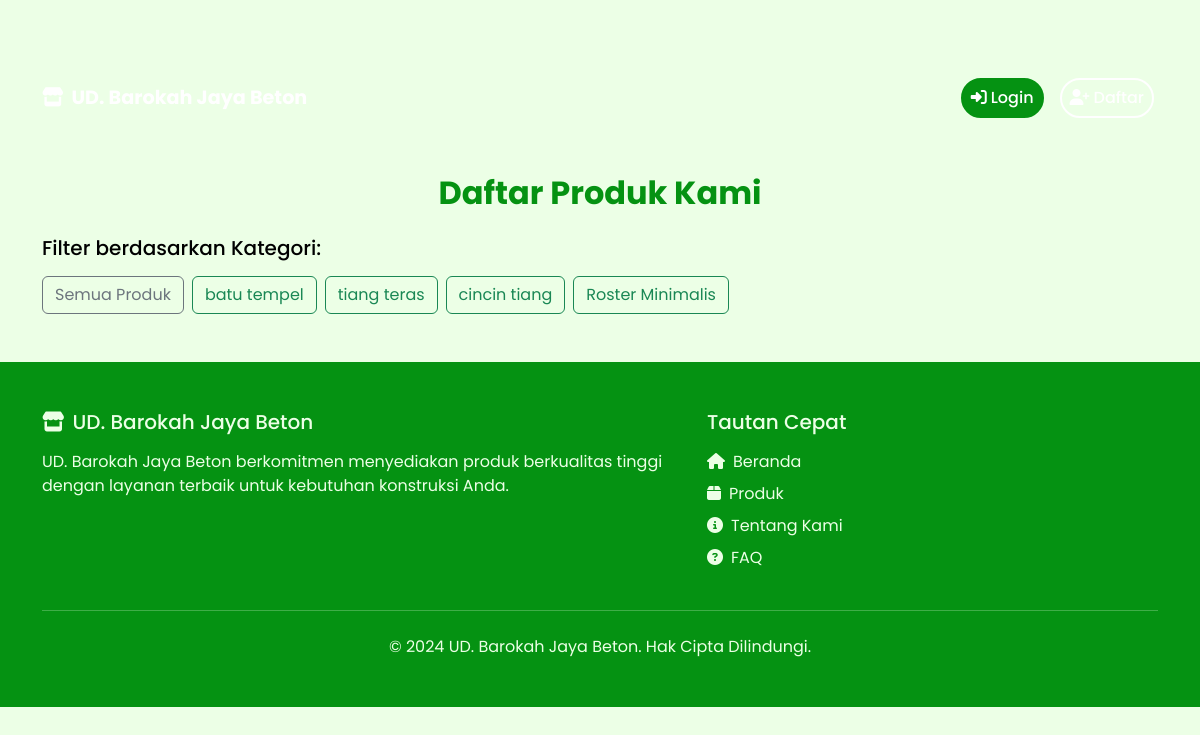
Before: /produk/public/?kategori=9 with the older database file.
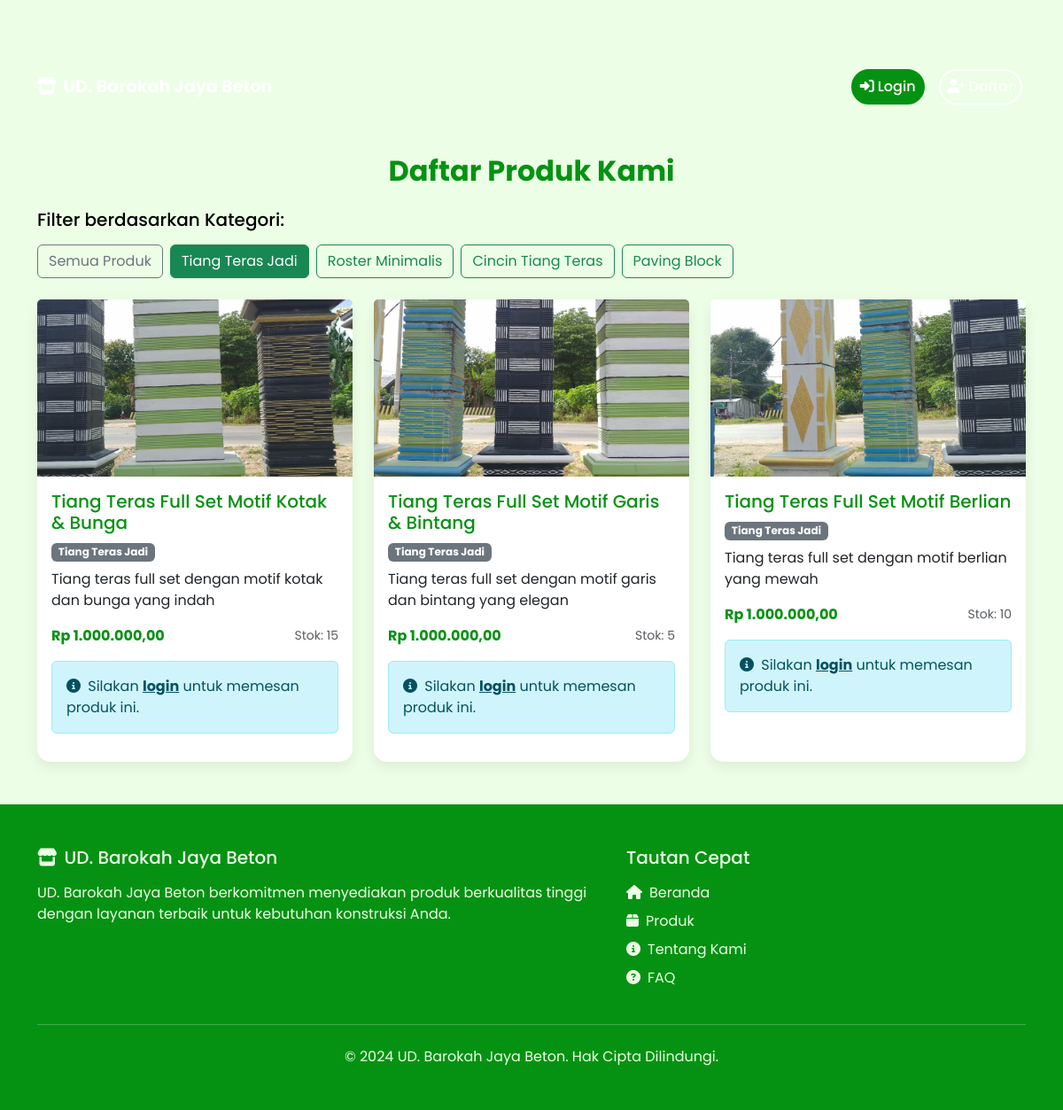
After: the same page with the newer database file.
### admin_dashboard/models.py (models this page shows, shortened)
class Kategori(models.Model):
    nama_kategori = models.CharField(max_length=255, verbose_name="Nama Kategori")
    class Meta:
        verbose_name_plural = "Kategori"
        db_table = 'kategori'

class Produk(models.Model):
    nama_produk = models.CharField(max_length=255, verbose_name="Nama Produk")
    deskripsi_produk = models.TextField(verbose_name="Deskripsi Produk")
    foto_produk = models.ImageField(upload_to='produk_images/', verbose_name="Foto Produk")
    stok_produk = models.IntegerField(verbose_name="Stok Produk")
    harga_produk = models.DecimalField(max_digits=10, decimal_places=2, verbose_name="Harga Produk")
    kategori = models.ForeignKey(Kategori, on_delete=models.SET_NULL, blank=True, null=True, verbose_name="Kategori")
    class Meta:
        verbose_name_plural = "Produk"
        db_table = 'produk'

### admin_dashboard/views.py (the view)
# urls.py: path('produk/public/', views.produk_list_public, name='produk_list_public'),
def produk_list_public(request):
    kategori_list = Kategori.objects.all()
    kategori_id = request.GET.get('kategori')
    if kategori_id:
        produk = Produk.objects.filter(kategori_id=kategori_id)
    else:
        produk = Produk.objects.all()
    for p in produk:
        diskon_produk = DiskonPelanggan.objects.filter(
            produk=p,
            status='aktif'
        ).first()
        if not diskon_produk:
            diskon_produk = DiskonPelanggan.objects.filter(
                produk__isnull=True,  # General discount
                status='aktif'
            ).first()
        p.diskon_aktif = diskon_produk
    context = {
        'produk': produk,
        'kategori_list': kategori_list,
        'kategori_terpilih': kategori_id
    }
    return render(request, 'product_list_public.html', context)

### admin_dashboard/context_processors.py (called while the page is built)
def transaksi_notification_count(request):
    count = Transaksi.objects.filter(
        status_transaksi__in=['DIPROSES', 'BARU']
    ).count()
    return {
        'new_transaction_count': count
    }

### templates/product_list_public.html (shortened to what this page needs)
{% load static %}
{% load humanize %}
<!DOCTYPE html>
<html lang="en">
<head>
    <link href="https://cdn.jsdelivr.net/npm/bootstrap@5.3.0/dist/css/bootstrap.min.css" rel="stylesheet">
    <link rel="stylesheet" href="https://cdnjs.cloudflare.com/ajax/libs/font-awesome/6.4.0/css/all.min.css">
</head>
<body>
    {% include 'navbar_public.html' %}
    <section class="container my-5">
        <div class="row">
            <div class="col-12">
                <h2 class="mb-4 text-center fw-bold" style="color: #059212;">Daftar Produk Kami</h2>
                <div class="mb-4">
                    <h5 class="mb-3">Filter berdasarkan Kategori:</h5>
                    <div class="d-flex flex-wrap gap-2">
                        <a href="{% url 'produk_list_public' %}" class="btn btn-outline-secondary {% if not kategori_terpilih %}active{% endif %}">
                            Semua Produk
                        </a>
                        {% for kategori in kategori_list %}
                            <a href="?kategori={{ kategori.id }}" class="btn btn-outline-success {% if kategori.id|stringformat:'s' == kategori_terpilih %}active{% endif %}">
                                {{ kategori.nama_kategori }}
                            </a>
                        {% endfor %}
                    </div>
                </div>
            </div>
        </div>
        <div class="row g-4">
            {% for p in produk %}
            <div class="col-md-4 col-sm-6">
                <div class="card card-custom h-100 position-relative">
                    <img src="{{ p.foto_produk.url }}" class="card-img-top" alt="{{ p.nama_produk }}" style="height: 200px; object-fit: cover;">
                    <div class="card-body">
                        <h5 class="card-title product-title">{{ p.nama_produk }}</h5>
                        {% if p.kategori %}
                            <span class="badge bg-secondary mb-2">{{ p.kategori.nama_kategori }}</span>
                        {% endif %}
                        <p class="card-text product-description">{{ p.deskripsi_produk|truncatewords:20 }}</p>
                        <div class="d-flex justify-content-between align-items-center mb-3">
                            <span class="fw-bold product-price">Rp {{ p.harga_produk|intcomma }}</span>
                            <small class="text-muted">Stok: {{ p.stok_produk|intcomma }}</small>
                        </div>
                        <div class="alert alert-info" role="alert">
                            <i class="fas fa-info-circle me-1"></i>
                            Silakan <a href="{% url 'login_pelanggan' %}" class="alert-link">login</a> untuk memesan produk ini.
                        </div>
                    </div>
                </div>
            </div>
            {% endfor %}
        </div>
    </section>
    {% include 'footer.html' %}
</body>
</html>

### templates/navbar_public.html (shortened to what this page needs)
{% load static %}
<nav class="navbar navbar-expand-lg navbar-custom-public navbar-hero" id="mainNavbar">
    <div class="container">
        <a class="navbar-brand fw-bold" href="{% url 'beranda_umum' %}">
            <i class="fas fa-store me-2"></i>UD. Barokah Jaya Beton
        </a>
        <div class="collapse navbar-collapse" id="navbarNavPublic">
            <ul class="navbar-nav ms-auto mb-2 mb-lg-0">
                <li class="nav-item me-2">
                    <a class="nav-link btn btn-login" href="{% url 'login_pelanggan' %}">
                        <i class="fas fa-sign-in-alt me-1"></i>Login
                    </a>
                </li>
                <li class="nav-item">
                    <a class="nav-link btn btn-register" href="{% url 'register_pelanggan' %}">
                        <i class="fas fa-user-plus me-1"></i>Daftar
                    </a>
                </li>
            </ul>
        </div>
    </div>
</nav>

### templates/footer.html
{% load static %}
<footer class="mt-5 py-5" style="background-color: #059212; color: #ECFFE6;">
    <div class="container">
        <div class="row g-4">
            <div class="col-md-7">
                <h5 class="mb-3">
                    <i class="fas fa-store me-2"></i>UD. Barokah Jaya Beton
                </h5>
                <p>UD. Barokah Jaya Beton berkomitmen menyediakan produk berkualitas tinggi dengan layanan terbaik untuk kebutuhan konstruksi Anda.</p>
            </div>
            <div class="col-md-5">
                <h5 class="mb-3">Tautan Cepat</h5>
                <ul class="list-unstyled">
                    <li class="mb-2"><a href="{% url 'beranda_umum' %}" class="text-decoration-none" style="color: #ECFFE6;"><i class="fas fa-home me-2"></i>Beranda</a></li>
                    <li class="mb-2"><a href="{% url 'produk_list' %}" class="text-decoration-none" style="color: #ECFFE6;"><i class="fas fa-box me-2"></i>Produk</a></li>
                    <li class="mb-2"><a href="#" class="text-decoration-none" style="color: #ECFFE6;"><i class="fas fa-info-circle me-2"></i>Tentang Kami</a></li>
                    <li class="mb-2"><a href="#" class="text-decoration-none" style="color: #ECFFE6;"><i class="fas fa-question-circle me-2"></i>FAQ</a></li>
                </ul>
            </div>
        </div>
        <hr class="my-4" style="border-color: #ECFFE6;">
        <div class="text-center">
            <p class="mb-0">&copy; 2024 UD. Barokah Jaya Beton. Hak Cipta Dilindungi.</p>
        </div>
    </div>
</footer>

### templates/product_list_public.html (style rules this page uses)
body { font-family: 'Poppins', sans-serif; background-color: #ECFFE6; padding-top: 70px; color: #000000; }
.navbar-brand { font-weight: 700; color: #ECFFE6 !important; font-size: 1.2rem; }
.nav-link { color: #ECFFE6 !important; font-weight: 500; transition: all 0.3s ease; }
.card-custom { border-radius: 15px; border: none; box-shadow: 0 5px 15px rgba(0, 0, 0, 0.08); transition: transform 0.3s ease, box-shadow 0.3s ease; background-color: #FFFFFF; }
.product-title { color: #059212; }
.product-price { color: #059212; }

### templates/navbar_public.html (style rules this page uses)
.navbar-brand { color: #FFFFFF !important; font-weight: 700; font-size: 1.2rem; transition: all 0.3s ease; }
.nav-link { color: #FFFFFF !important; font-weight: 500; transition: all 0.3s ease; position: relative; padding: 0.5rem 1rem; border-radius: 5px; margin: 0 0.25rem; }
.btn-login { background-color: #059212; border: 2px solid #059212; color: #FFFFFF !important; border-radius: 30px; padding: 0.375rem 1.25rem; font-weight: 500; transition: all 0.3s ease; }
.btn-register { background-color: transparent; border: 2px solid #FFFFFF; color: #FFFFFF !important; border-radius: 30px; padding: 0.375rem 1.25rem; font-weight: 500; transition: all 0.3s ease; }

Changed rows visible on the page:
removed Kategori: nama_kategori "batu tempel"
removed Kategori: nama_kategori "tiang teras"
removed Kategori: nama_kategori "cincin tiang"
added Kategori: nama_kategori "Tiang Teras Jadi"
added Kategori: nama_kategori "Cincin Tiang Teras"
added Kategori: nama_kategori "Paving Block"
added Produk: foto_produk (picture), nama_produk "Tiang Teras Full Set Motif Kotak & Bunga", kategori.nama_kategori "Tiang Teras Jadi", deskripsi_produk "Tiang teras full set dengan motif kotak dan bunga yang indah", harga_produk "1.000.000,00", stok_produk "15"
added Produk: foto_produk (picture), nama_produk "Tiang Teras Full Set Motif Garis & Bintang", kategori.nama_kategori "Tiang Teras Jadi", deskripsi_produk "Tiang teras full set dengan motif garis dan bintang yang elegan", harga_produk "1.000.000,00", stok_produk "5"
added Produk: foto_produk (picture), nama_produk "Tiang Teras Full Set Motif Berlian", kategori.nama_kategori "Tiang Teras Jadi", deskripsi_produk "Tiang teras full set dengan motif berlian yang mewah", harga_produk "1.000.000,00", stok_produk "10"
